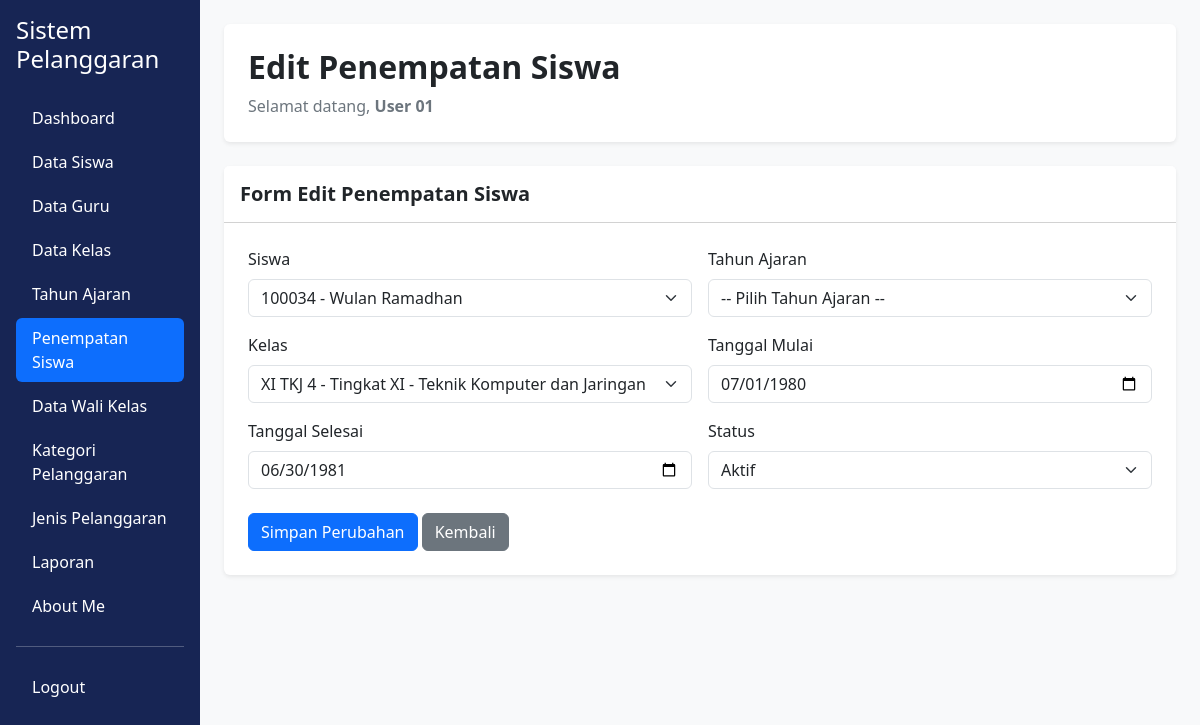
The page /edit_penempatan_siswa.php?id=34 (signed in) on the database its author committed.
### tables this page shows
CREATE TABLE `t_kelas_siswa` (
  `id` int(11) NOT NULL,
  `siswa_id` int(11) NOT NULL,
  `tahun_ajaran_id` int(11) NOT NULL,
  `kelas_id` int(11) NOT NULL,
  `tanggal_mulai` date NOT NULL,
  `tanggal_selesai` date NOT NULL,
  `status_aktif` tinyint(1) NOT NULL,
  `created_at` timestamp NOT NULL DEFAULT current_timestamp(),
  `updated_at` timestamp NOT NULL DEFAULT current_timestamp()
);

CREATE TABLE `t_siswa` (
  `id` int(11) NOT NULL,
  `nis` varchar(30) NOT NULL,
  `nisn` varchar(20) NOT NULL,
  `nama` varchar(150) NOT NULL,
  `jenis_kelamin` char(1) NOT NULL,
  `tanggal_lahir` date NOT NULL,
  `alamat` text NOT NULL,
  `status_aktif` tinyint(1) NOT NULL,
  `created_at` timestamp NOT NULL DEFAULT current_timestamp(),
  `updated_at` timestamp NULL DEFAULT current_timestamp()
);

CREATE TABLE `t_kelas` (
  `id` int(11) NOT NULL,
  `nama` varchar(100) NOT NULL,
  `tingkat` varchar(20) NOT NULL,
  `jurusan` varchar(100) NOT NULL,
  `status_aktif` tinyint(1) NOT NULL,
  `created_at` timestamp NOT NULL DEFAULT current_timestamp(),
  `updated_at` timestamp NOT NULL DEFAULT current_timestamp()
);

### edit_penempatan_siswa.php (the view, shortened to what this page needs)
<?php
include 'config/koneksi.php';
$name = $_SESSION['name'] ?? 'Admin';
$id = (int) $_GET['id'];
$stmt = mysqli_prepare($koneksi, "
    SELECT *
    FROM t_kelas_siswa
    WHERE id = ?
");
mysqli_stmt_bind_param($stmt, "i", $id);
mysqli_stmt_execute($stmt);
$data = mysqli_fetch_assoc(mysqli_stmt_get_result($stmt));
$siswa = mysqli_query($koneksi, "
    SELECT id, nis, nama
    FROM t_siswa
    WHERE status_aktif = 1
    ORDER BY nama ASC
");
$kelas = mysqli_query($koneksi, "
    SELECT id, nama, tingkat, jurusan
    FROM t_kelas
    WHERE status_aktif = 1
    ORDER BY nama ASC
");
?>
<!DOCTYPE html>
<html lang="id">
<head>
    <link href="https://cdn.jsdelivr.net/npm/bootstrap@5.3.8/dist/css/bootstrap.min.css"
          rel="stylesheet">
</head>
<body class="bg-light">
<div class="container-fluid">
    <div class="row">
        <div class="col-md-3 col-lg-2 position-fixed top-0 start-0 vh-100 p-3 overflow-auto"
             style="background-color: #172554;">
            <h4 class="text-white mb-4">Sistem Pelanggaran</h4>
            <ul class="nav nav-pills flex-column gap-1">
                <li class="nav-item">
                    <a href="dashboard.php" class="nav-link text-white">
                        Dashboard
                    </a>
                </li>
                <li class="nav-item">
                    <a href="data_siswa.php" class="nav-link text-white">
                        Data Siswa
                    </a>
                </li>
                <li class="nav-item">
                    <a href="data_guru.php" class="nav-link text-white">
                        Data Guru
                    </a>
                </li>
                <li class="nav-item">
                    <a href="data_kelas.php" class="nav-link text-white">
                        Data Kelas
                    </a>
                </li>
                <li class="nav-item">
                    <a href="data_tahun_ajaran.php" class="nav-link text-white">
                        Tahun Ajaran
                    </a>
                </li>
                <li class="nav-item">
                    <a href="data_penempatan_siswa.php" class="nav-link active"
                       aria-current="page">
                        Penempatan Siswa
                    </a>
                </li>
                <li class="nav-item">
                    <a href="data_wali_kelas.php" class="nav-link text-white">
                        Data Wali Kelas
                    </a>
                </li>
                <li class="nav-item">
                    <a href="data_kategori_pelanggaran.php" class="nav-link text-white">
                        Kategori Pelanggaran
                    </a>
                </li>
                <li class="nav-item">
                    <a href="data_jenis_pelanggaran.php" class="nav-link text-white">
                        Jenis Pelanggaran
                    </a>
                </li>
                <li class="nav-item">
                    <a href="laporan.php" class="nav-link text-white">
                        Laporan
                    </a>
                </li>
                <li class="nav-item">
                    <a href="about_me.php" class="nav-link text-white">
                        About Me
                    </a>
                </li>
                <hr class="border-white">
                <li class="nav-item">
                    <a href="logout.php" class="nav-link text-white">
                        Logout
                    </a>
                </li>
            </ul>
        </div>
        <main class="col-md-9 col-lg-10 offset-md-3 offset-lg-2 p-4">
            <div class="bg-white rounded shadow-sm p-4 mb-4">
                <h2 class="fw-bold">Edit Penempatan Siswa</h2>
                <p class="text-secondary mb-0">
                    Selamat datang,
                    <b><?= htmlspecialchars($name); ?></b>
                </p>
            </div>
            <div class="card shadow-sm border-0">
                <div class="card-header bg-white py-3">
                    <h5 class="mb-0 fw-bold">Form Edit Penempatan Siswa</h5>
                </div>
                <div class="card-body p-4">
                    <form action="proses_edit_penempatan.php" method="POST">
                        <div class="row g-3">
                            <div class="col-md-6">
                                <label class="form-label">Siswa</label>
                                <select name="siswa_id"
                                        class="form-select"
                                        required>
                                    <?php while ($s = mysqli_fetch_assoc($siswa)) { ?>
                                        <option value="<?= (int) $s['id']; ?>"
                                            <?= $data['siswa_id'] == $s['id'] ? 'selected' : ''; ?>>
                                            <?= htmlspecialchars(
                                                $s['nis'] . ' - ' . $s['nama']
                                            ); ?>
                                        </option>
                                    <?php } ?>
                                </select>
                            </div>
                            <div class="col-md-6">
                                <label class="form-label">Tahun Ajaran</label>
                                <select name="tahun_ajaran_id"
                                        class="form-select"
                                        required>
                                    <option value="">-- Pilih Tahun Ajaran --</option>
                                </select>
                            </div>
                            <div class="col-md-6">
                                <label class="form-label">Kelas</label>
                                <select name="kelas_id"
                                        class="form-select"
                                        required>
                                    <?php while ($k = mysqli_fetch_assoc($kelas)) { ?>
                                        <option value="<?= (int) $k['id']; ?>"
                                            <?= $data['kelas_id'] == $k['id'] ? 'selected' : ''; ?>>
                                            <?= htmlspecialchars(
                                                $k['nama'] . ' - Tingkat ' .
                                                $k['tingkat'] . ' - ' .
                                                $k['jurusan']
                                            ); ?>
                                        </option>
                                    <?php } ?>
                                </select>
                            </div>
                            <div class="col-md-6">
                                <label class="form-label">Tanggal Mulai</label>
                                <input type="date"
                                       name="tanggal_mulai"
                                       class="form-control"
                                       value="<?= htmlspecialchars($data['tanggal_mulai']); ?>"
                                       required>
                            </div>
                            <div class="col-md-6">
                                <label class="form-label">Tanggal Selesai</label>
                                <input type="date"
                                       name="tanggal_selesai"
                                       class="form-control"
                                       value="<?= htmlspecialchars($data['tanggal_selesai']); ?>"
                                       required>
                            </div>
                            <div class="col-md-6">
                                <label class="form-label">Status</label>
                                <select name="status_aktif"
                                        class="form-select"
                                        required>
                                    <option value="1"
                                        <?= $data['status_aktif'] == 1 ? 'selected' : ''; ?>>
                                        Aktif
                                    </option>
                                </select>
                            </div>
                            <div class="col-12 mt-4">
                                <button type="submit"
                                        name="simpan"
                                        class="btn btn-primary">
                                    Simpan Perubahan
                                </button>
                                <a href="data_penempatan_siswa.php"
                                   class="btn btn-secondary">
                                    Kembali
                                </a>
                            </div>
                        </div>
                    </form>
                </div>
            </div>
        </main>
    </div>
</div>
</body>
</html>

### rows shown on the page
t_kelas_siswa: siswa_id "100034 - Wulan Ramadhan", kelas_id "XI TKJ 4 - Tingkat XI - Teknik Komputer dan Jaringan", tanggal_mulai "07/01/1980", tanggal_selesai "06/30/1981", status_aktif "Aktif"

### other values the page prints
$name "User 01"
